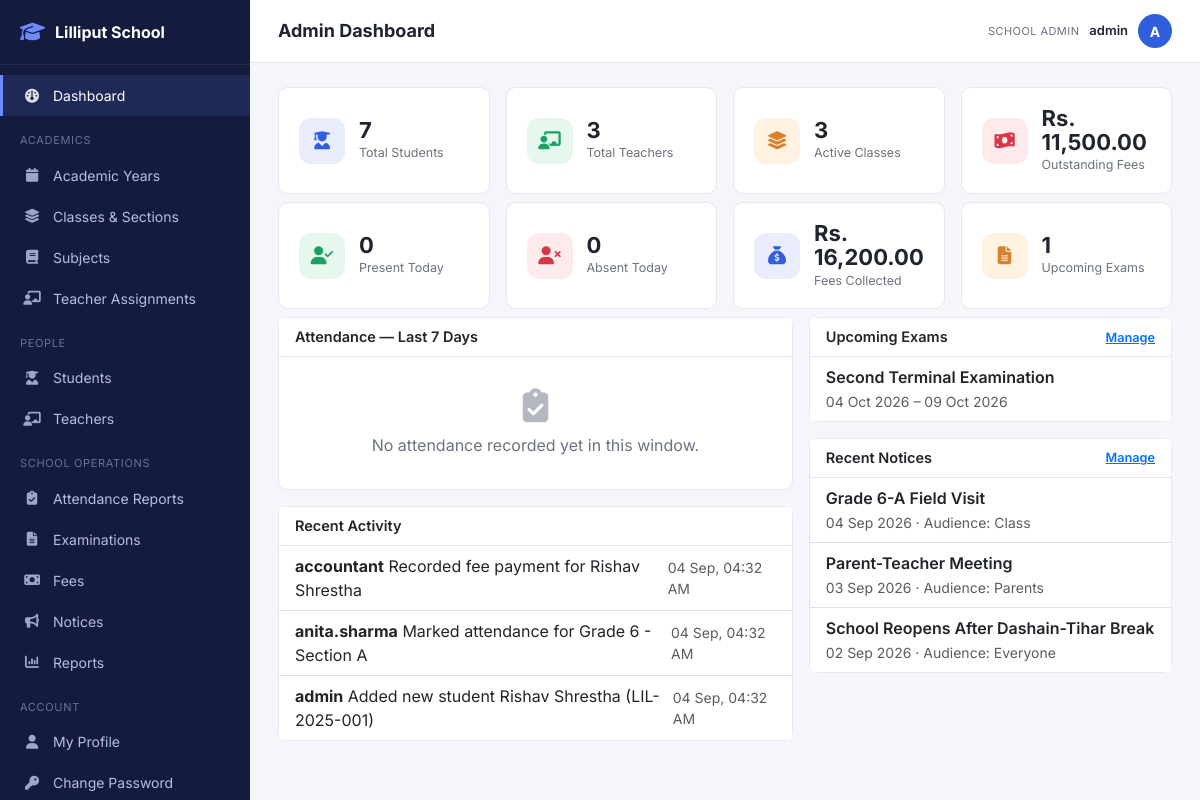
/admin/dashboard.php (signed in), run on the app's committed database.
### tables this page shows
CREATE TABLE activity_log (
    id INT AUTO_INCREMENT PRIMARY KEY,
    user_id INT NULL,
    action VARCHAR(255) NOT NULL,
    created_at DATETIME NOT NULL DEFAULT CURRENT_TIMESTAMP,
    FOREIGN KEY (user_id) REFERENCES users(id) ON DELETE SET NULL
);

CREATE TABLE users (
    id INT AUTO_INCREMENT PRIMARY KEY,
    username VARCHAR(50) NOT NULL UNIQUE,
    email VARCHAR(120) NULL UNIQUE,
    password_hash VARCHAR(255) NOT NULL,
    role ENUM('super_admin','admin','principal','teacher','student','parent','accountant') NOT NULL,
    status ENUM('active','inactive') NOT NULL DEFAULT 'active',
    must_change_password TINYINT(1) NOT NULL DEFAULT 0,
    last_login_at DATETIME NULL,
    created_at DATETIME NOT NULL DEFAULT CURRENT_TIMESTAMP,
    updated_at DATETIME NOT NULL DEFAULT CURRENT_TIMESTAMP ON UPDATE CURRENT_TIMESTAMP,
    INDEX idx_users_role (role)
);

CREATE TABLE exams (
    id INT AUTO_INCREMENT PRIMARY KEY,
    name VARCHAR(100) NOT NULL,
    academic_year_id INT NOT NULL,
    start_date DATE NOT NULL,
    end_date DATE NOT NULL,
    status ENUM('upcoming','ongoing','completed','result_published') NOT NULL DEFAULT 'upcoming',
    FOREIGN KEY (academic_year_id) REFERENCES academic_years(id) ON DELETE CASCADE
);

CREATE TABLE notices (
    id INT AUTO_INCREMENT PRIMARY KEY,
    title VARCHAR(150) NOT NULL,
    description TEXT NULL,
    notice_date DATE NOT NULL,
    audience ENUM('everyone','teachers','students','parents','class') NOT NULL DEFAULT 'everyone',
    class_section_id INT NULL,
    attachment VARCHAR(255) NULL,
    created_by INT NOT NULL,
    created_at DATETIME NOT NULL DEFAULT CURRENT_TIMESTAMP,
    FOREIGN KEY (class_section_id) REFERENCES class_sections(id) ON DELETE SET NULL,
    FOREIGN KEY (created_by) REFERENCES users(id)
);

### core/helpers.php (called while the page is built, shortened)
<?php
function e(?string $value): string
{
    return htmlspecialchars((string)($value ?? ''), ENT_QUOTES, 'UTF-8');
}
function base_url(string $path = ''): string
{
    static $cfg = null;
    if ($cfg === null) $cfg = require __DIR__ . '/../config/app.php';
    return rtrim($cfg['base_url'], '/') . '/' . ltrim($path, '/');
}
function format_date(?string $date, string $fmt = 'd M Y'): string
{
    $d = DateTime::createFromFormat('Y-m-d', substr($date, 0, 10));
    return $d ? $d->format($fmt) : $date;
}
function format_money(float $amount): string
{
    return 'Rs. ' . number_format($amount, 2);
}

### config/app.php (called while the page is built)
<?php
return [
    'app_name'  => 'Lilliput School Management System',
    'base_url'  => '/lilliput-school',
    'upload_dir'=> __DIR__ . '/../assets/uploads',
    'upload_url'=> '/lilliput-school/assets/uploads',
    'session_name' => 'lilliput_session',
    'session_lifetime' => 3600,
];

### admin/dashboard.php (the view, shortened to what this page needs)
<?php
$db = Database::connection();
$totalStudents = (int) $db->query("SELECT COUNT(*) FROM students WHERE status='active'")->fetchColumn();
$totalTeachers = (int) $db->query("SELECT COUNT(*) FROM teachers WHERE status='active'")->fetchColumn();
$totalClasses  = (int) $db->query("SELECT COUNT(*) FROM class_sections cs JOIN academic_years ay ON cs.academic_year_id=ay.id WHERE ay.is_active=1")->fetchColumn();
$todayAttendance = ['present' => 0, 'absent' => 0, 'late' => 0];
$feeStats = $db->query("
    SELECT
      COALESCE(SUM(amount - discount + fine),0) AS total_billed,
      COALESCE(SUM((SELECT COALESCE(SUM(p.amount),0) FROM payments p WHERE p.student_fee_id = sf.id)),0) AS total_collected
    FROM student_fees sf
")->fetch();
$outstanding = max(0, $feeStats['total_billed'] - $feeStats['total_collected']);
$upcomingExams = $db->query("
    SELECT e.name, e.start_date, e.end_date FROM exams e
    WHERE e.end_date >= CURDATE() ORDER BY e.start_date ASC LIMIT 5
")->fetchAll();
$recentNotices = $db->query("
    SELECT n.title, n.notice_date, n.audience, u.username AS created_by
    FROM notices n JOIN users u ON n.created_by = u.id
    ORDER BY n.notice_date DESC, n.id DESC LIMIT 5
")->fetchAll();
$recentActivity = $db->query("
    SELECT a.action, a.created_at, u.username, u.role
    FROM activity_log a LEFT JOIN users u ON a.user_id = u.id
    ORDER BY a.id DESC LIMIT 8
")->fetchAll();
$trend = $db->query("
    SELECT attendance_date,
           SUM(status='present') AS present,
           SUM(status='absent') AS absent
    FROM attendance
    WHERE attendance_date >= CURDATE() - INTERVAL 6 DAY
    GROUP BY attendance_date ORDER BY attendance_date ASC
")->fetchAll();
include __DIR__ . '/../includes/layout_start.php';
?>
<div class="row g-3 mb-2">
    <div class="col-6 col-md-3">
        <div class="stat-card">
            <div class="stat-icon" style="background:#e8ecfb;color:#2f5fdc"><i class="fa-solid fa-user-graduate"></i></div>
            <div><div class="stat-value"><?= $totalStudents ?></div><div class="stat-label">Total Students</div></div>
        </div>
    </div>
    <div class="col-6 col-md-3">
        <div class="stat-card">
            <div class="stat-icon" style="background:#e6f7ee;color:#1aa260"><i class="fa-solid fa-chalkboard-teacher"></i></div>
            <div><div class="stat-value"><?= $totalTeachers ?></div><div class="stat-label">Total Teachers</div></div>
        </div>
    </div>
    <div class="col-6 col-md-3">
        <div class="stat-card">
            <div class="stat-icon" style="background:#fff2e0;color:#d9822b"><i class="fa-solid fa-layer-group"></i></div>
            <div><div class="stat-value"><?= $totalClasses ?></div><div class="stat-label">Active Classes</div></div>
        </div>
    </div>
    <div class="col-6 col-md-3">
        <div class="stat-card">
            <div class="stat-icon" style="background:#fdeaea;color:#d9364a"><i class="fa-solid fa-money-bill-wave"></i></div>
            <div><div class="stat-value"><?= format_money($outstanding) ?></div><div class="stat-label">Outstanding Fees</div></div>
        </div>
    </div>
</div>
<div class="row g-3 mb-2">
    <div class="col-6 col-md-3">
        <div class="stat-card">
            <div class="stat-icon" style="background:#e6f7ee;color:#1aa260"><i class="fa-solid fa-user-check"></i></div>
            <div><div class="stat-value"><?= $todayAttendance['present'] ?></div><div class="stat-label">Present Today</div></div>
        </div>
    </div>
    <div class="col-6 col-md-3">
        <div class="stat-card">
            <div class="stat-icon" style="background:#fdeaea;color:#d9364a"><i class="fa-solid fa-user-xmark"></i></div>
            <div><div class="stat-value"><?= $todayAttendance['absent'] ?></div><div class="stat-label">Absent Today</div></div>
        </div>
    </div>
    <div class="col-6 col-md-3">
        <div class="stat-card">
            <div class="stat-icon" style="background:#e8ecfb;color:#2f5fdc"><i class="fa-solid fa-sack-dollar"></i></div>
            <div><div class="stat-value"><?= format_money($feeStats['total_collected']) ?></div><div class="stat-label">Fees Collected</div></div>
        </div>
    </div>
    <div class="col-6 col-md-3">
        <div class="stat-card">
            <div class="stat-icon" style="background:#fff2e0;color:#d9822b"><i class="fa-solid fa-file-lines"></i></div>
            <div><div class="stat-value"><?= count($upcomingExams) ?></div><div class="stat-label">Upcoming Exams</div></div>
        </div>
    </div>
</div>
<div class="row g-3">
    <div class="col-lg-7">
        <div class="card mb-3">
            <div class="card-header">Attendance — Last 7 Days</div>
            <div class="card-body">
                <?php if (empty($trend)): ?>
                    <div class="empty-state py-3"><i class="fa-solid fa-clipboard-check"></i><p class="mb-0">No attendance recorded yet in this window.</p></div>
                <?php else: ?>
                    <canvas id="attendanceChart" height="110"></canvas>
                <?php endif; ?>
            </div>
        </div>
        <div class="card">
            <div class="card-header d-flex justify-content-between align-items-center">
                Recent Activity
            </div>
            <ul class="list-group list-group-flush">
                <?php foreach ($recentActivity as $log): ?>
                    <li class="list-group-item d-flex justify-content-between align-items-center">
                        <span><strong><?= e($log['username'] ?? 'System') ?></strong> <?= e($log['action']) ?></span>
                        <small class="text-muted"><?= e(date('d M, h:i A', strtotime($log['created_at']))) ?></small>
                    </li>
                <?php endforeach; ?>
            </ul>
        </div>
    </div>
    <div class="col-lg-5">
        <div class="card mb-3">
            <div class="card-header d-flex justify-content-between align-items-center">
                Upcoming Exams
                <a href="<?= base_url('admin/exams.php') ?>" class="small">Manage</a>
            </div>
            <ul class="list-group list-group-flush">
                <?php foreach ($upcomingExams as $ex): ?>
                    <li class="list-group-item">
                        <div class="fw-semibold"><?= e($ex['name']) ?></div>
                        <small class="text-muted"><?= format_date($ex['start_date']) ?> &ndash; <?= format_date($ex['end_date']) ?></small>
                    </li>
                <?php endforeach; ?>
            </ul>
        </div>
        <div class="card">
            <div class="card-header d-flex justify-content-between align-items-center">
                Recent Notices
                <a href="<?= base_url('admin/notices.php') ?>" class="small">Manage</a>
            </div>
            <ul class="list-group list-group-flush">
                <?php foreach ($recentNotices as $n): ?>
                    <li class="list-group-item">
                        <div class="fw-semibold"><?= e($n['title']) ?></div>
                        <small class="text-muted"><?= format_date($n['notice_date']) ?> &middot; Audience: <?= e(ucfirst($n['audience'])) ?></small>
                    </li>
                <?php endforeach; ?>
            </ul>
        </div>
    </div>
</div>
<?php include __DIR__ . '/../includes/layout_end.php'; ?>

### data on the page
activity_log: user.username "accountant", action "Recorded fee payment for Rishav Shrestha", created_at "04 Sep, 04:32 AM"
activity_log: user.username "anita.sharma", action "Marked attendance for Grade 6 - Section A", created_at "04 Sep, 04:32 AM"
activity_log: user.username "admin", action "Added new student Rishav Shrestha (LIL-2025-001)", created_at "04 Sep, 04:32 AM"
exams: name "Second Terminal Examination", start_date "04 Oct 2026", end_date "09 Oct 2026"
notices: title "Grade 6-A Field Visit", notice_date "04 Sep 2026", audience "Class"
notices: title "Parent-Teacher Meeting", notice_date "03 Sep 2026", audience "Parents"
notices: title "School Reopens After Dashain-Tihar Break", notice_date "02 Sep 2026", audience "Everyone"

### other printed values
$label "Dashboard Academic Years Classes & Sections Subjects Teacher Assignments Students Teachers Attendance Reports Examinations Fees Notices Reports My Profile Change Password"
$pageTitle "Admin Dashboard"
role_label(Auth::role()) "SCHOOL ADMIN"
Auth::username() "admin"
substr(Auth::username(), 0, 1) "A"
$totalStudents "7"
$totalTeachers "3"
$totalClasses "3"
format_money($outstanding) "Rs. 11,500.00"
$todayAttendance['present'] "0"
$todayAttendance['absent'] "0"
format_money($feeStats['total_collected']) "Rs. 16,200.00"
count($upcomingExams) "1"
